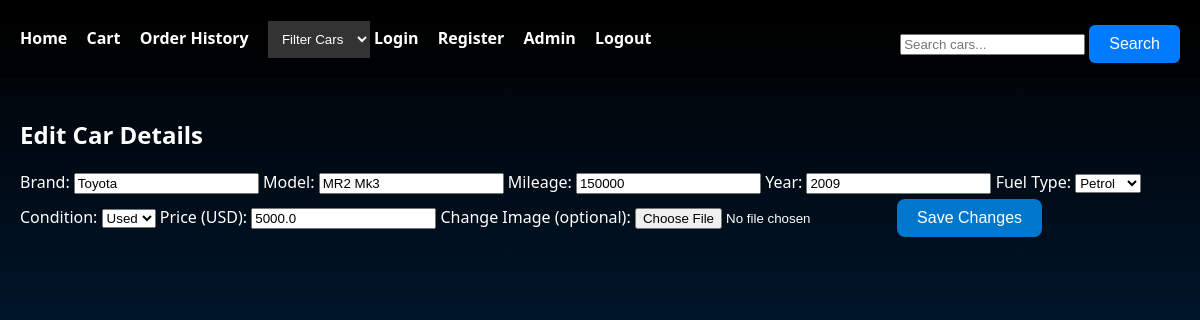
/edit/1 (signed in), run on an earlier commit of the app's database.
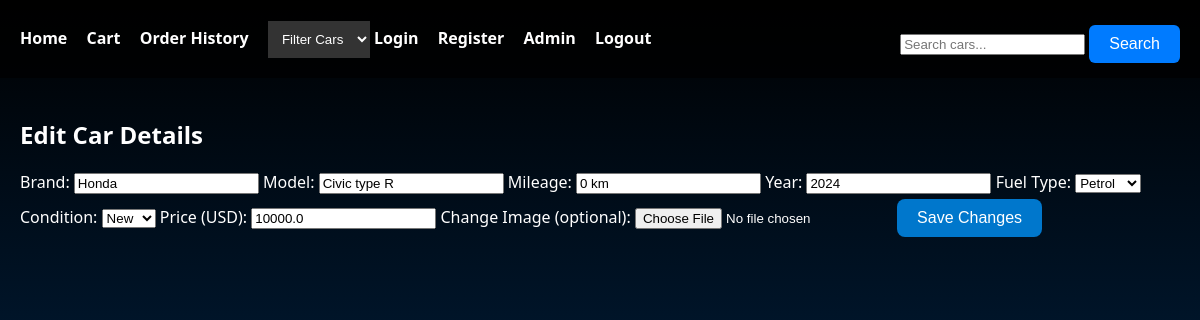
And on a later commit of the database.
### app.py (models this page shows)
class Car(db.Model):
    id = db.Column(db.Integer, primary_key=True)
    model = db.Column(db.String(100), nullable=False)
    mileage = db.Column(db.Integer, nullable=False)
    year = db.Column(db.Integer, nullable=False)
    brand = db.Column(db.String(50), nullable=False)
    fuel = db.Column(db.String(50), nullable=False)
    condition = db.Column(db.String(50), nullable=False)
    image = db.Column(db.String(100), nullable=True)
    price = db.Column(db.Float, nullable=False)
    seller_id = db.Column(db.Integer, db.ForeignKey('user.id'))
    seller = db.relationship('User', back_populates='listed_cars')

### app.py (the view, shortened to what this page needs)
@app.route('/edit/<int:car_id>', methods=['GET', 'POST'])
def edit_car(car_id):
    if 'admin_logged_in' not in session:
        return redirect(url_for('admin_login'))
    car = Car.query.get_or_404(car_id)
    return render_template('edit_car.html', car=car)

### templates/edit_car.html (shortened to what this page needs)
{% extends "layout.html" %}
{% block content %}
<h2>Edit Car Details</h2>
<form action="{{ url_for('edit_car', car_id=car.id) }}" method="POST" enctype="multipart/form-data" class="car-form">
    <label>Brand:</label>
    <input type="text" name="brand" value="{{ car.brand }}" required>
    <label>Model:</label>
    <input type="text" name="model" value="{{ car.model }}" required>
    <label>Mileage:</label>
    <input type="text" name="mileage" value="{{ car.mileage }}" required>
    <label>Year:</label>
    <input type="number" name="year" value="{{ car.year }}" required>
    <label>Fuel Type:</label>
    <select name="fuel" required>
        <option value="Petrol" {% if car.fuel == 'Petrol' %}selected{% endif %}>Petrol</option>
    </select>
    <label>Condition:</label>
    <select name="condition" required>
        <option value="New" {% if car.condition == 'New' %}selected{% endif %}>New</option>
        <option value="Used" {% if car.condition == 'Used' %}selected{% endif %}>Used</option>
    </select>
    <label>Price (USD):</label>
    <input type="number" name="price" step="0.01" value="{{ car.price }}" required>
    <label>Change Image (optional):</label>
    <input type="file" name="image" accept="image/*">
    <button type="submit" class="cart-btn">Save Changes</button>
</form>
{% endblock %}

What changed in the data, as far as the page shows it:
changed Car: brand "Toyota" → "Honda"; model "MR2 Mk3" → "Civic type R"; mileage "150000" → "0 km"; year "2009" → "2024"; condition "Used" → "New"; price "5000.0" → "10000.0"
